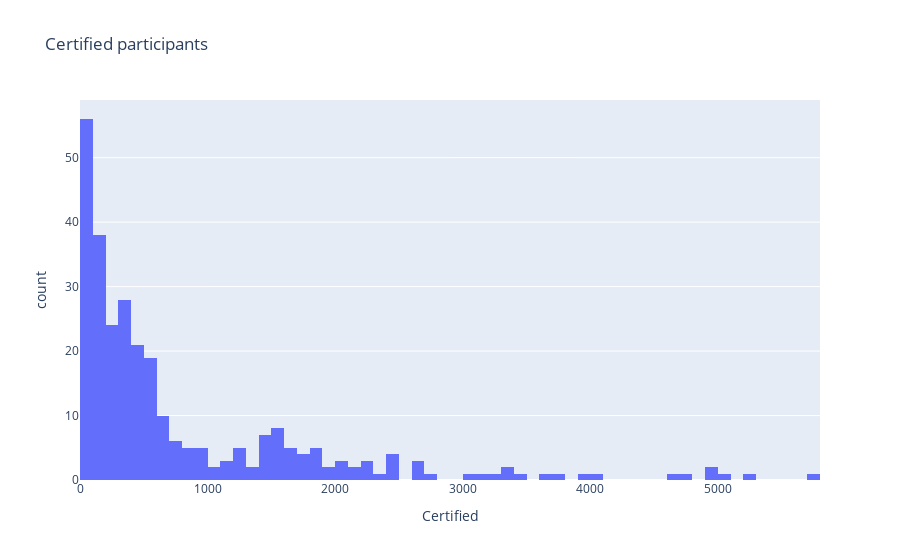

The cell this chart's notebook holds for it:
### Markdown cell above
### What is the distribution of the Certified participants?

#### We can see that the Certified participants follow Exponential Distribution

### Code cell
fig = px.histogram(df,'Certified',title='Certified participants',nbins=60)
fig.show()

### Figure 1 — Plotly figure (JSON) as saved in the notebook; plotly's stock layout.template omitted (floating-point values rounded to 4 significant figures; data arrays with more than 128 entries replaced by an {"elided": "..."} marker saying what was removed)
{"data": [{"alignmentgroup": "True", "bingroup": "x", "hovertemplate": "Certified=%{x}<br>count=%{y}<extra></extra>", "legendgroup": "", "marker": {"color": "#636efa"}, "name": "", "nbinsx": 60, "offsetgroup": "", "orientation": "v", "showlegend": false, "type": "histogram", "x": {"elided": "289 int values"}, "xaxis": "x", "yaxis": "y"}], "layout": {"barmode": "relative", "legend": {"tracegroupgap": 0}, "title": {"text": "Certified participants"}, "xaxis": {"anchor": "y", "domain": [0, 1], "title": {"text": "Certified"}}, "yaxis": {"anchor": "x", "domain": [0, 1], "title": {"text": "count"}}}}
